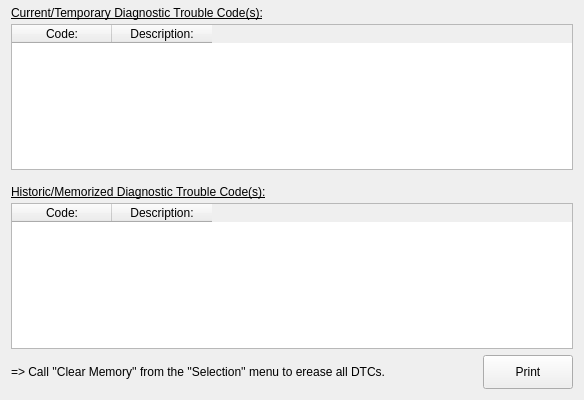
<?xml version="1.0" encoding="UTF-8"?>
<ui version="4.0">
 <class>DCcontent_twoMemories_Form</class>
 <widget class="QWidget" name="DCcontent_twoMemories_Form">
  <property name="geometry">
   <rect>
    <x>0</x>
    <y>0</y>
    <width>584</width>
    <height>400</height>
   </rect>
  </property>
  <property name="minimumSize">
   <size>
    <width>0</width>
    <height>0</height>
   </size>
  </property>
  <property name="font">
   <font>
    <family>Liberation Sans</family>
   </font>
  </property>
  <property name="windowTitle">
   <string>Diagnostic Codes</string>
  </property>
  <layout class="QVBoxLayout" name="main_verticalLayout">
   <property name="topMargin">
    <number>0</number>
   </property>
   <item>
    <layout class="QVBoxLayout" name="tables_verticalLayout">
     <property name="spacing">
      <number>4</number>
     </property>
     <property name="topMargin">
      <number>0</number>
     </property>
     <property name="bottomMargin">
      <number>0</number>
     </property>
     <item>
      <widget class="QLabel" name="currOrTempDTCsTitle_label">
       <property name="minimumSize">
        <size>
         <width>280</width>
         <height>20</height>
        </size>
       </property>
       <property name="maximumSize">
        <size>
         <width>280</width>
         <height>20</height>
        </size>
       </property>
       <property name="font">
        <font>
         <underline>true</underline>
        </font>
       </property>
       <property name="text">
        <string>Current/Temporary Diagnostic Trouble Code(s):</string>
       </property>
       <property name="alignment">
        <set>Qt::AlignBottom|Qt::AlignLeading|Qt::AlignLeft</set>
       </property>
      </widget>
     </item>
     <item>
      <widget class="QTableWidget" name="currOrTempDTCs_tableWidget">
       <property name="sizePolicy">
        <sizepolicy hsizetype="Preferred" vsizetype="Preferred">
         <horstretch>0</horstretch>
         <verstretch>0</verstretch>
        </sizepolicy>
       </property>
       <property name="minimumSize">
        <size>
         <width>0</width>
         <height>0</height>
        </size>
       </property>
       <property name="editTriggers">
        <set>QAbstractItemView::NoEditTriggers</set>
       </property>
       <property name="alternatingRowColors">
        <bool>true</bool>
       </property>
       <property name="selectionBehavior">
        <enum>QAbstractItemView::SelectRows</enum>
       </property>
       <column>
        <property name="text">
         <string>Code:</string>
        </property>
       </column>
       <column>
        <property name="text">
         <string>Description:</string>
        </property>
       </column>
      </widget>
     </item>
     <item>
      <widget class="QLabel" name="histOrMemDTCsTitle_label">
       <property name="minimumSize">
        <size>
         <width>280</width>
         <height>25</height>
        </size>
       </property>
       <property name="maximumSize">
        <size>
         <width>280</width>
         <height>25</height>
        </size>
       </property>
       <property name="font">
        <font>
         <underline>true</underline>
        </font>
       </property>
       <property name="text">
        <string>Historic/Memorized Diagnostic Trouble Code(s):</string>
       </property>
       <property name="alignment">
        <set>Qt::AlignBottom|Qt::AlignLeading|Qt::AlignLeft</set>
       </property>
      </widget>
     </item>
     <item>
      <widget class="QTableWidget" name="histOrMemDTCs_tableWidget">
       <property name="sizePolicy">
        <sizepolicy hsizetype="Preferred" vsizetype="Preferred">
         <horstretch>0</horstretch>
         <verstretch>0</verstretch>
        </sizepolicy>
       </property>
       <property name="minimumSize">
        <size>
         <width>0</width>
         <height>0</height>
        </size>
       </property>
       <property name="editTriggers">
        <set>QAbstractItemView::NoEditTriggers</set>
       </property>
       <property name="alternatingRowColors">
        <bool>true</bool>
       </property>
       <property name="selectionBehavior">
        <enum>QAbstractItemView::SelectRows</enum>
       </property>
       <column>
        <property name="text">
         <string>Code:</string>
        </property>
       </column>
       <column>
        <property name="text">
         <string>Description:</string>
        </property>
       </column>
      </widget>
     </item>
    </layout>
   </item>
   <item>
    <layout class="QHBoxLayout" name="horizontalLayout">
     <property name="bottomMargin">
      <number>0</number>
     </property>
     <item>
      <widget class="QLabel" name="DCclearingInfo_label">
       <property name="text">
        <string>=&gt; Call ''Clear Memory'' from the ''Selection'' menu to erease all DTCs.</string>
       </property>
      </widget>
     </item>
     <item>
      <widget class="QPushButton" name="printDClist_pushButton">
       <property name="minimumSize">
        <size>
         <width>90</width>
         <height>34</height>
        </size>
       </property>
       <property name="maximumSize">
        <size>
         <width>90</width>
         <height>34</height>
        </size>
       </property>
       <property name="text">
        <string>    Print    </string>
       </property>
       <property name="icon">
        <iconset resource="../resources/FreeSSM.qrc">
         <normaloff>:/icons/chrystal/32x32/fileprint.png</normaloff>:/icons/chrystal/32x32/fileprint.png</iconset>
       </property>
       <property name="iconSize">
        <size>
         <width>24</width>
         <height>24</height>
        </size>
       </property>
      </widget>
     </item>
    </layout>
   </item>
  </layout>
 </widget>
 <resources>
  <include location="../resources/FreeSSM.qrc"/>
 </resources>
 <connections/>
</ui>
